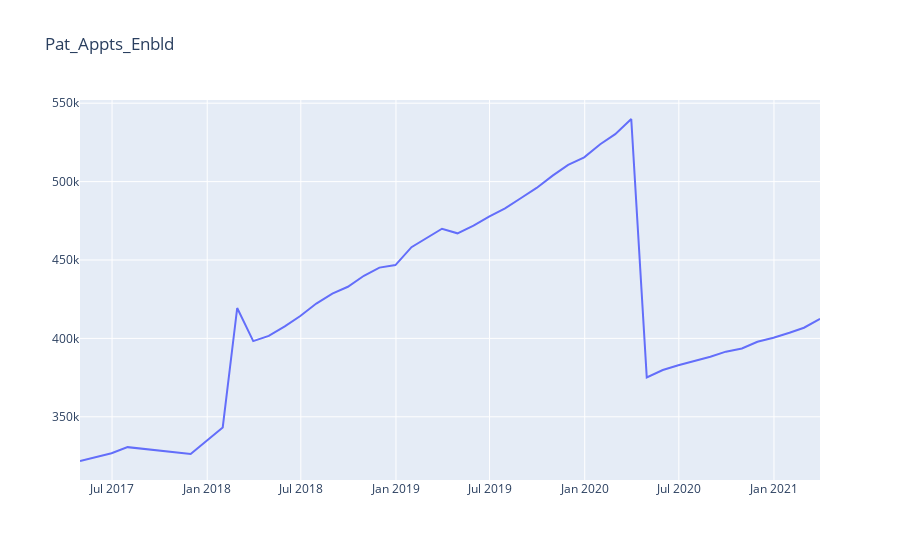

The cell this chart's notebook holds for it:
### Code cell
data1 = go.Scatter(
    x = Patients_enabled.report_period_end,
    y = Patients_enabled.Pat_Appts_Enbld,
    name = "Easy")

layout = go.Layout(title = 'Pat_Appts_Enbld')

figure2 = go.Figure(data = data0, layout = layout)
figure2.show()
